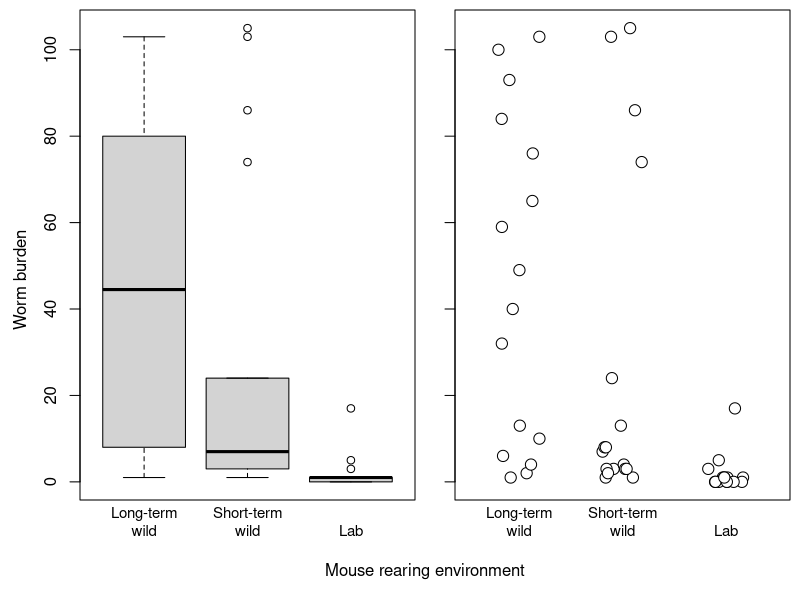
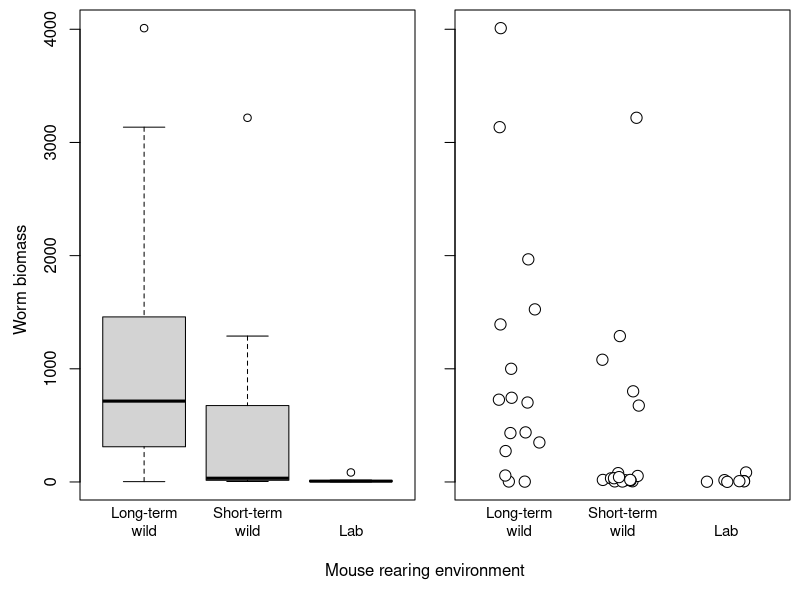

Reproduce these figures in R, in order. (Note: this script raises an error after producing the figures.)
## ---- chunk 1
knitr::opts_chunk$set(echo = FALSE,
                      dev=c('png','tiff'),
                      fig.path='figures/')
## ---- chunk 2
library(tidyverse)
x <- read.csv("Stony_Ford_pilot.csv")
names(x)
colnames(x)[1] <- "year"
colnames(x)[7] <- "mln.ifn"
colnames(x)[8] <- "mln.il13"
colnames(x)[9] <- "gp.ifn"
colnames(x)[10] <- "gp.il13"
mutate(x,
       mln.ifn=as.numeric(mln.ifn),
       mln.il13=as.numeric(mln.il13),
       treatment=as.factor(treatment),
       push.to.IFN=as.factor(push.to.IFN)) -> x
## for each infected treatment, condense
lapply(levels(x$treatment),
       function(t) ## build a dataframe with the key information for this treatment
           data.frame(year=subset(x, treatment==t)[1,'year'],
                      treatment=subset(x, treatment==t)[1,'treatment'],
                      push.to.IFN=subset(x, treatment==t)[1,'push.to.IFN'],
                      timepoint=subset(x, treatment==t)[1:(nrow(subset(x,treatment==t))/2),"timepoint"],
                      gp.ifn=subset(x, treatment==t)[1:(nrow(subset(x,treatment==t))/2),"gp.ifn"],
                      gp.il13=subset(x, treatment==t)[1:(nrow(subset(x,treatment==t))/2),"gp.il13"],
                      mln.ifn=subset(x, treatment==t)[(nrow(subset(x,treatment==t))/2+1):nrow(subset(x,treatment==t)),"mln.ifn"],
                      mln.il13=subset(x, treatment==t)[(nrow(subset(x,treatment==t))/2+1):nrow(subset(x,treatment==t)),"mln.il13"],
                      worm.count=subset(x, treatment==t)[1:(nrow(subset(x,treatment==t))/2),"worm.count"],
                      worm.biomass=subset(x, treatment==t)[1:(nrow(subset(x,treatment==t))/2),"worm.biomass"])
       ) %>% do.call(rbind.data.frame, .)  -> y

y$push.to.IFN <- relevel(y$push.to.IFN, "strong")

## ---- chunk 3
par(mfrow=c(1,2), mar=c(3,1.5,0.5,0.5), oma=c(2,2.5,0,0))
## box plots focus attention on mean differences
with(y, plot(push.to.IFN, worm.count, pch=21, xaxt='n'))
axis(1, at=1:3, tick=F, labels=c("Long-term\nwild","Short-term\nwild","Lab"), cex.axis=0.9)
## points plots focus attention on variability
plot.new()
plot.window(xlim=c(0.5,3.5), ylim=range(y$worm.count,na.rm=T))
axis(2, tick=T, labels=FALSE);axis(1, at=1:3, tick=F, labels=c("Long-term\nwild","Short-term\nwild","Lab"), cex.axis=0.9);box('plot')
with(y, points(jitter(as.numeric(push.to.IFN)), worm.count, pch=21, cex=1.5, bg=0))
mtext(side=1, line=0, outer=T, "Mouse rearing environment")
mtext(side=2, line=1, outer=T, "Worm burden")
## ---- chunk 4
par(mfrow=c(1,2), mar=c(3,1.5,0.5,0.5), oma=c(2,2.5,0,0))
## box plots focus attention on mean differences
with(y, plot(push.to.IFN, worm.biomass, pch=21, xaxt='n'))
axis(1, at=1:3, tick=F, labels=c("Long-term\nwild","Short-term\nwild","Lab"), cex.axis=0.9)
## points plots focus attention on variability
plot.new()
plot.window(xlim=c(0.5,3.5), ylim=range(y$worm.biomass,na.rm=T))
axis(2, tick=T, labels=FALSE);axis(1, at=1:3, tick=F, labels=c("Long-term\nwild","Short-term\nwild","Lab"), cex.axis=0.9);box('plot')
with(y, points(jitter(as.numeric(push.to.IFN)), worm.biomass, pch=21, cex=1.5, bg=0))
mtext(side=1, line=0, outer=T, "Mouse rearing environment")
mtext(side=2, line=1, outer=T, "Worm biomass")
## ---- chunk 5
par(mfrow=c(2,2), mar=c(3,3,1,1), oma=c(2,2,0,0))
with(subset(y[grep("Infected",y$treatment),], time=="3"),
     plot(mln.il13, worm.count, cex=2, pch=22, bg=as.numeric(push.to.IFN), xlab="", ylab=""))
mtext(side=2, "Worm burden", line=3)
with(subset(y[grep("Infected",y$treatment),], time=="3"),
     plot(gp.il13, worm.count, cex=2, pch=22, bg=as.numeric(push.to.IFN), xlab="", ylab=""))
legend(x='topright', c("Long-term wild", "Short-term wild", "Lab"), pch=22, pt.bg=c(1,2,3), bty='n')

with(subset(y[grep("Infected",y$treatment),], time=="3"),
     plot(mln.il13, worm.biomass, cex=2, pch=22, bg=as.numeric(push.to.IFN), xlab="", ylab=""))
mtext(side=1, "Mesenteric lymph\nIL-13 (pg/ml)", line=3.5)
mtext(side=2, "Worm biomass", line=3)
with(subset(y[grep("Infected",y$treatment),], time=="3"),
     plot(gp.il13, worm.biomass, cex=2, pch=22, bg=as.numeric(push.to.IFN), xlab="", ylab=""))
mtext(side=1, "Lamina propria\n%IL-13+ CD4+ cells", line=3.5)
## ---- chunk 6

z <- read.csv("T_muris_dose_response.csv")
## Plot worm burden by dose
z %>% 
  group_by(Category, Mouse.ID) %>% 
  summarise(burden=sum(Broken.Y.N.%in%c("N","Y(Head)","Y (Head)","Y(Head+Tail)"))) -> z2
## "fix" some of the data
z2$burden[c(3,4,5,7,9,10)] <- 10
z2$burden[c(11,12,20)] <- 20
z2$burden[24] <- 63

par(mfrow=c(1,3), mar=c(5,5,0.5,0.5), oma=c(1,1,0,0))
boxplot(y$worm.count~y$push.to.IFN, outline=FALSE, names=c('','',''), xlab="", ylab="", cex.axis=1.8)
with(subset(y, push.to.IFN=="strong"), points(jitter(rep(1,length(worm.count)),factor=4), worm.count, pch=21, cex=2, bg=gray(0)))
with(subset(y, push.to.IFN=="moderate"), points(jitter(rep(2,length(worm.count)),factor=4), worm.count, pch=21, cex=2, bg=gray(0.5)))
with(subset(y, push.to.IFN=="weak"), points(jitter(rep(3,length(worm.count)),factor=4), worm.count, pch=21, cex=2, bg=gray(1)))
mtext(side=2, line=3, "Worm burden", cex=1.5)
mtext(side=1, line=3, "Environment", cex=1.5)
legend(x='topright', c("35d wild", "10d wild", "Lab"), pch=21, pt.bg=c(gray(0), gray(0.5), gray(1)), cex=1.75, pt.cex=2)
legend(x='topleft', c("A"), cex=1.75, bty='n', adj=c(1.75,0))

z <- y[grep("Infected",y$treatment),]

plot(z$gp.il13, z$gp.ifn, xlim=range(z$gp.il13,na.rm=T), ylim=range(z$gp.ifn,na.rm=T), xlab='', ylab='', pch=21, bg=c(gray(0),gray(0.5),gray(1))[as.numeric(z$push.to.IFN)], cex=floor(z$worm.count/20)+2, cex.axis=1.8)
mtext(side=1, "Th2 response", line=3, cex=1.5)
mtext(side=2, "Th1 response", line=3, cex=1.5)
#legend(x='topright', c("\n0 worms", "\n20 worms", "\n60 worms", "\n100 worms"))
points(rep(21,4), c(51,48,45,41), pch=21, bg=1, cex=c(2,3.25,4.5,5.75))
text(31, 51, "0 worms", cex=2)
text(31, 48, "20 worms", cex=2)
text(31, 45, "60 worms", cex=2)
text(31, 41, "100 worms", cex=2)
lines(c(19,19), c(38,55))
lines(c(19,38), c(38,38))
legend(x='topleft', c("B"), cex=1.75, bty='n', adj=c(1.75,0))

boxplot(z2$burden~z2$Category, xlab="", ylab="", outline=FALSE, cex.axis=1.8)
points(jitter(as.numeric(as.factor(z2$Category)), amount=0.1), z2$burden, cex=2)
mtext(side=1, "Dose", line=3, cex=1.5)
mtext(side=2, "Worm burden", line=3, cex=1.5)
legend(x='topleft', c("C"), cex=1.75, bty='n', adj=c(1.75,0))



## ---- chunk 7
## Among rewilded mice, mice with worm burdens < 20 had a significantly weaker IFN (Th1) response than mice with burdens > 20
t.test(subset(z, push.to.IFN!="weak" & worm.count<20)$gp.ifn,
       subset(z, push.to.IFN!="weak" & worm.count>=20)$gp.ifn,
       alternative="less")
## And mice with worm burdens < 20 had a significantly stronger IL13 (Th2) response than mice with burdens > 20
t.test(subset(z, push.to.IFN!="weak" & worm.count<20)$gp.il13,
       subset(z, push.to.IFN!="weak" & worm.count>=20)$gp.il13,
       alternative="greater")

## among mice with worm burdens > 20, there is no relationship between either burden and Th2, or between Th2 and Th1
lm(gp.ifn~worm.count, data=subset(z, push.to.IFN!="weak" & worm.count>=20)) %>% summary
lm(gp.ifn~gp.il13, data=subset(z, push.to.IFN!="weak" & worm.count>=20)) %>% summary


